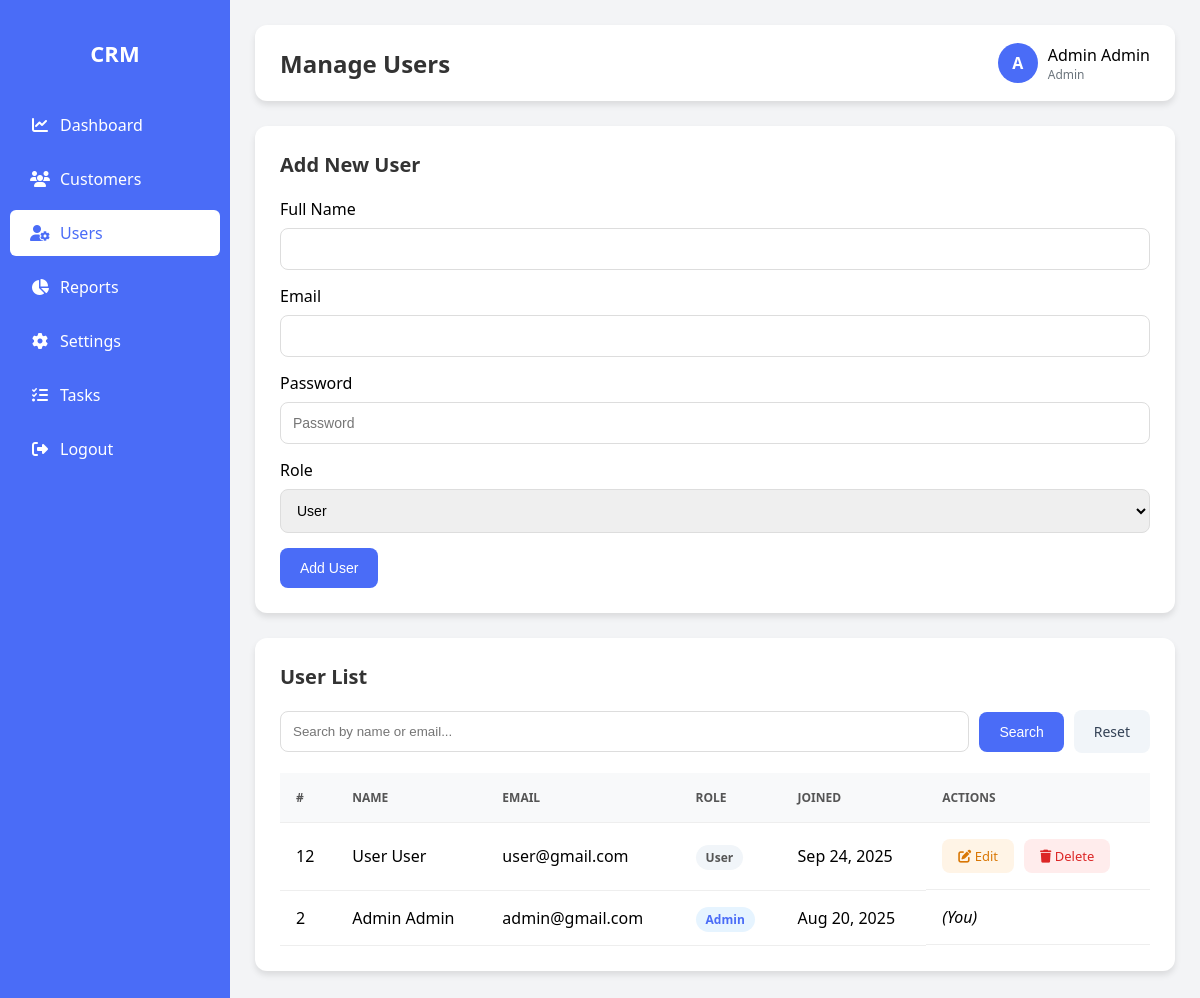
The page /users.php (signed in) on the database its author committed.
### tables this page shows
CREATE TABLE `users` (
  `id` int(11) NOT NULL,
  `name` varchar(100) NOT NULL,
  `email` varchar(100) NOT NULL,
  `password` varchar(255) NOT NULL,
  `role` enum('admin','user') DEFAULT 'user',
  `created_at` timestamp NOT NULL DEFAULT current_timestamp(),
  `updated_at` timestamp NOT NULL DEFAULT current_timestamp() ON UPDATE current_timestamp()
);

### functions.php (called while the page is built, shortened)
<?php
function getUserDetails($user_id) {
    global $conn;
    $sql = "SELECT * FROM users WHERE id = ?";
    $stmt = $conn->prepare($sql);
    $stmt->bind_param("i", $user_id);
    $stmt->execute();
    $result = $stmt->get_result();
    if ($result->num_rows > 0) {
        $user = $result->fetch_assoc();
        $name_parts = explode(' ', $user['name'], 2);
        $user['first_name'] = $name_parts[0] ?? '';
        $user['last_name'] = $name_parts[1] ?? '';
        return $user;
    }
    return null;
}
?>

### users.php (the view, shortened to what this page needs)
<?php
include 'config.php';
include 'functions.php';
$user_id = $_SESSION['user_id'];
$user_data = getUserDetails($user_id);
$user_name = $user_data['name'];
$role = $user_data['role'];
$search_term = $_GET['search'] ?? '';
if (!empty($search_term)) {
    $search_like = "%" . $search_term . "%";
    $stmt = $conn->prepare("SELECT id, name, email, role, created_at FROM users WHERE name LIKE ? OR email LIKE ? ORDER BY id DESC");
    $stmt->bind_param("ss", $search_like, $search_like);
    $stmt->execute();
    $result = $stmt->get_result();
    $stmt->close();
} else {
    $result = $conn->query("SELECT id, name, email, role, created_at FROM users ORDER BY id DESC");
}
$editUser = null;
?>
<!DOCTYPE html>
<html lang="en">
<head>
    <link rel="stylesheet" href="https://cdnjs.cloudflare.com/ajax/libs/font-awesome/6.4.0/css/all.min.css">
</head>
<body>
    <?php include 'sidebar.php'; ?>
    <div class="main-content">
        <div class="header">
            <h2>Manage Users</h2>
            <div class="header-actions">
                <div class="user-profile">
                    <div class="user-avatar"><?= strtoupper(substr($user_name, 0, 1)); ?></div>
                    <div>
                        <div style="font-weight: 500;"><?= htmlspecialchars($user_name); ?></div>
                        <div style="font-size: 12px; color: var(--secondary);"><?= ucfirst($role); ?></div>
                    </div>
                </div>
            </div>
        </div>
        <div class="card">
            <h3><?php echo $editUser ? 'Edit User' : 'Add New User'; ?></h3>
            <form method="POST">
                <div class="form-group">
                    <label for="name">Full Name</label>
                    <input type="text" id="name" name="name" value="<?= htmlspecialchars($editUser['name'] ?? ''); ?>" required>
                </div>
                <div class="form-group">
                    <label for="email">Email</label>
                    <input type="email" id="email" name="email" value="<?= htmlspecialchars($editUser['email'] ?? ''); ?>" required>
                </div>
                <div class="form-group">
                    <label for="password">Password</label>
                    <input type="password" id="password" name="password" placeholder="<?php echo $editUser ? 'Enter new password' : 'Password'; ?>" required>
                </div>
                <div class="form-group">
                    <label for="role">Role</label>
                    <select id="role" name="role" required>
                        <option value="user" <?= ($editUser['role'] ?? 'user') === 'user' ? 'selected' : ''; ?>>User</option>
                    </select>
                </div>
                <?php if ($editUser): ?>
                    <button type="submit" name="update_user" class="btn btn-primary">Update User</button>
                    <a href="users.php" class="btn btn-secondary">Cancel</a>
                <?php else: ?>
                    <button type="submit" name="add_user" class="btn btn-primary">Add User</button>
                <?php endif; ?>
            </form>
        </div>
        <div class="card">
            <h3>User List</h3>
            <form method="GET" class="search-bar">
                <input type="text" name="search" placeholder="Search by name or email..." value="<?= htmlspecialchars($search_term); ?>">
                <button type="submit" class="btn btn-primary">Search</button>
                <a href="users.php" class="btn btn-secondary">Reset</a>
            </form>
            <table>
                <thead>
                    <tr>
                        <th>#</th>
                        <th>Name</th>
                        <th>Email</th>
                        <th>Role</th>
                        <th>Joined</th>
                        <th>Actions</th>
                    </tr>
                </thead>
                <tbody>
                    <?php while ($row = $result->fetch_assoc()): ?>
                    <tr>
                        <td><?= $row['id']; ?></td>
                        <td><?= htmlspecialchars($row['name']); ?></td>
                        <td><?= htmlspecialchars($row['email']); ?></td>
                        <td><span class="role-badge role-<?= $row['role']; ?>"><?= ucfirst($row['role']); ?></span></td>
                        <td><?= date("M j, Y", strtotime($row['created_at'])); ?></td>
                        <td class="action-cell">
                            <?php if ($row['id'] != $_SESSION['user_id']): ?>
                                <a href="users.php?edit=<?= $row['id']; ?>" class="btn btn-edit"><i class="fas fa-edit"></i> Edit</a>
                                <a href="users.php?delete=<?= $row['id']; ?>" class="btn btn-delete" onclick="return confirm('Are you sure you want to delete this user?');"><i class="fas fa-trash"></i> Delete</a>
                            <?php else: ?>
                                <em>(You)</em>
                            <?php endif; ?>
                        </td>
                    </tr>
                    <?php endwhile; ?>
                </tbody>
            </table>
        </div>
    </div>
</body>
</html>

### users.php (style rules this page uses)
:root { --primary: #4361ee; --secondary: #6c757d; --success: #28a745; --danger: #dc3545; --border-radius: 8px; --box-shadow: 0 4px 6px rgba(0, 0, 0, 0.1); }
.header { background: white; padding: 18px 25px; border-radius: var(--border-radius); box-shadow: var(--box-shadow); margin-bottom: 25px; display: flex; justify-content: space-between; align-items: center; }
.header h2 { margin: 0; font-size: 24px; color: #333; }
.header-actions { display: flex; align-items: center; gap: 15px; }
.user-profile { display: flex; align-items: center; gap: 10px; }
.user-avatar { width: 40px; height: 40px; border-radius: 50%; background: var(--primary); color: white; display: flex; justify-content: center; align-items: center; font-weight: bold; }
.card { background: white; padding: 25px; border-radius: var(--border-radius); box-shadow: var(--box-shadow); margin-bottom: 25px; }
.card h3 { margin-top: 0; margin-bottom: 20px; font-size: 20px; color: #333; }
.form-group { margin-bottom: 15px; }
.form-group label { display: block; margin-bottom: 8px; font-weight: 500; }
.form-group input, .form-group select { width: 100%; padding: 12px; border: 1px solid #ddd; border-radius: 8px; font-size: 14px; box-sizing: border-box; }
.btn { padding: 12px 20px; border: none; border-radius: 8px; cursor: pointer; font-size: 14px; font-weight: 500; text-decoration: none; display: inline-block; }
.btn-primary { background-color: var(--primary); color: white; }
.btn-secondary { background-color: #f1f5f9; color: #334155; }
.btn-edit { background: #fff4e6; color: #d97706; padding: 8px 16px; font-size: 13px; }
.btn-delete { background: #ffecec; color: #dc2626; padding: 8px 16px; font-size: 13px; }
.search-bar { display: flex; gap: 10px; align-items: center; margin-bottom: 20px; }
.search-bar input { flex-grow: 1; padding: 12px; border-radius: 8px; border: 1px solid #ddd; }
table { width: 100%; border-collapse: collapse; margin-top: 15px; }
table th, table td { padding: 16px; text-align: left; border-bottom: 1px solid #eee; }
table th { background: #f8f9fa; color: #555; font-size: 12px; font-weight: 600; text-transform: uppercase; }
.role-badge { padding: 4px 10px; border-radius: 15px; font-size: 12px; font-weight: bold; }
.role-admin { background-color: #e6f4ff; color: var(--primary); }
.role-user { background-color: #f1f5f9; color: #555; }
.action-cell { display: flex; gap: 10px; }

### sidebar.php (style rules this page uses)
:root { --primary: #4a6cf7; --primary-dark: #3a5ad9; --secondary: #6c757d; --success: #28a745; --warning: #ffc107; --danger: #dc3545; --light: #f8f9fa; --dark: #343a40; --sidebar-width: 230px; --border-radius: 12px; --box-shadow: 0 4px 6px rgba(0, 0, 0, 0.1); --transition: all 0.3s ease; }
body { margin: 0; font-family: 'Segoe UI', Tahoma, Geneva, Verdana, sans-serif; display: flex; min-height: 100vh; background: #f3f4f6; }
.main-content { flex: 1; overflow-y: auto; padding: 25px; }

### rows shown on the page
users: name "A", name "Admin Admin", role "Admin", id "2", email "admin@gmail.com", created_at "Aug 20, 2025", shows "(You)"
users: id "12", name "User User", email "user@gmail.com", role "User", created_at "Sep 24, 2025"
